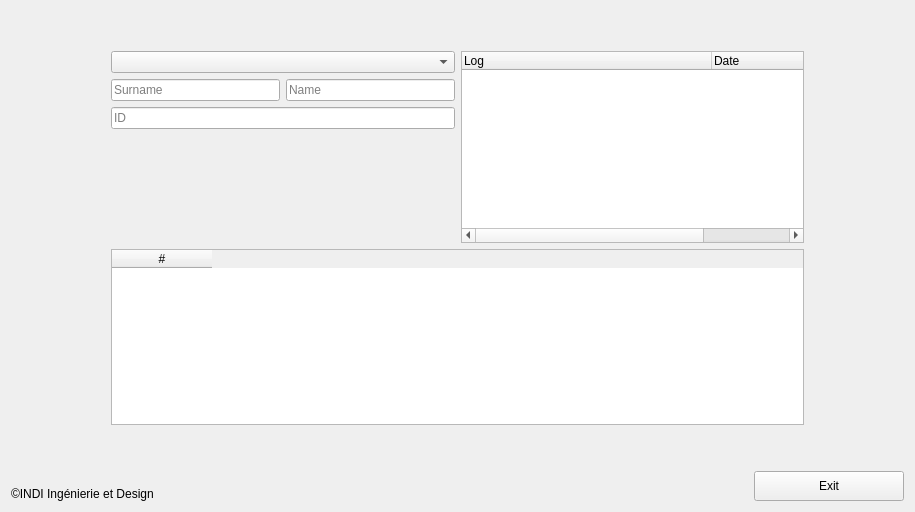
<?xml version="1.0" encoding="UTF-8"?>
<ui version="4.0">
 <class>LogView</class>
 <widget class="QWidget" name="LogView">
  <property name="geometry">
   <rect>
    <x>0</x>
    <y>0</y>
    <width>915</width>
    <height>512</height>
   </rect>
  </property>
  <property name="windowTitle">
   <string>Form</string>
  </property>
  <layout class="QHBoxLayout" name="horizontalLayout_3">
   <item>
    <layout class="QVBoxLayout" name="verticalLayout_2">
     <item>
      <spacer name="verticalSpacer_2">
       <property name="orientation">
        <enum>Qt::Vertical</enum>
       </property>
       <property name="sizeType">
        <enum>QSizePolicy::Fixed</enum>
       </property>
       <property name="sizeHint" stdset="0">
        <size>
         <width>20</width>
         <height>40</height>
        </size>
       </property>
      </spacer>
     </item>
     <item>
      <layout class="QVBoxLayout" name="verticalLayout">
       <item>
        <layout class="QHBoxLayout" name="horizontalLayout_5">
         <item>
          <spacer name="horizontalSpacer">
           <property name="orientation">
            <enum>Qt::Horizontal</enum>
           </property>
           <property name="sizeType">
            <enum>QSizePolicy::Preferred</enum>
           </property>
           <property name="sizeHint" stdset="0">
            <size>
             <width>100</width>
             <height>20</height>
            </size>
           </property>
          </spacer>
         </item>
         <item>
          <layout class="QGridLayout" name="gridLayout_2">
           <item row="0" column="0">
            <widget class="QComboBox" name="CB_user"/>
           </item>
           <item row="0" column="1" rowspan="4">
            <widget class="QTreeWidget" name="treeW_log">
             <property name="sizePolicy">
              <sizepolicy hsizetype="Expanding" vsizetype="Fixed">
               <horstretch>0</horstretch>
               <verstretch>0</verstretch>
              </sizepolicy>
             </property>
             <property name="minimumSize">
              <size>
               <width>337</width>
               <height>192</height>
              </size>
             </property>
             <property name="headerHidden">
              <bool>false</bool>
             </property>
             <attribute name="headerVisible">
              <bool>true</bool>
             </attribute>
             <attribute name="headerMinimumSectionSize">
              <number>220</number>
             </attribute>
             <attribute name="headerDefaultSectionSize">
              <number>250</number>
             </attribute>
             <column>
              <property name="text">
               <string>Log</string>
              </property>
             </column>
             <column>
              <property name="text">
               <string>Date</string>
              </property>
             </column>
            </widget>
           </item>
           <item row="2" column="0">
            <widget class="QLineEdit" name="TB_id">
             <property name="maxLength">
              <number>16</number>
             </property>
             <property name="readOnly">
              <bool>true</bool>
             </property>
             <property name="placeholderText">
              <string>ID</string>
             </property>
            </widget>
           </item>
           <item row="1" column="0">
            <layout class="QHBoxLayout" name="horizontalLayout">
             <item>
              <widget class="QLineEdit" name="TB_surname">
               <property name="readOnly">
                <bool>true</bool>
               </property>
               <property name="placeholderText">
                <string>Surname</string>
               </property>
              </widget>
             </item>
             <item>
              <widget class="QLineEdit" name="TB_name">
               <property name="readOnly">
                <bool>true</bool>
               </property>
               <property name="placeholderText">
                <string>Name</string>
               </property>
              </widget>
             </item>
            </layout>
           </item>
           <item row="4" column="0" colspan="2">
            <widget class="QTableWidget" name="TableW_log">
             <column>
              <property name="text">
               <string>#</string>
              </property>
             </column>
            </widget>
           </item>
          </layout>
         </item>
         <item>
          <spacer name="horizontalSpacer_2">
           <property name="orientation">
            <enum>Qt::Horizontal</enum>
           </property>
           <property name="sizeType">
            <enum>QSizePolicy::Preferred</enum>
           </property>
           <property name="sizeHint" stdset="0">
            <size>
             <width>100</width>
             <height>20</height>
            </size>
           </property>
          </spacer>
         </item>
        </layout>
       </item>
      </layout>
     </item>
     <item>
      <spacer name="verticalSpacer">
       <property name="orientation">
        <enum>Qt::Vertical</enum>
       </property>
       <property name="sizeType">
        <enum>QSizePolicy::Fixed</enum>
       </property>
       <property name="sizeHint" stdset="0">
        <size>
         <width>20</width>
         <height>40</height>
        </size>
       </property>
      </spacer>
     </item>
     <item>
      <layout class="QHBoxLayout" name="horizontalLayout_2">
       <item>
        <widget class="QLabel" name="label_4">
         <property name="text">
          <string>©INDI Ingénierie et Design</string>
         </property>
         <property name="alignment">
          <set>Qt::AlignBottom|Qt::AlignLeading|Qt::AlignLeft</set>
         </property>
        </widget>
       </item>
       <item>
        <spacer name="horizontalSpacer_5">
         <property name="orientation">
          <enum>Qt::Horizontal</enum>
         </property>
         <property name="sizeHint" stdset="0">
          <size>
           <width>532</width>
           <height>17</height>
          </size>
         </property>
        </spacer>
       </item>
       <item>
        <widget class="QPushButton" name="finishButton_2">
         <property name="minimumSize">
          <size>
           <width>150</width>
           <height>30</height>
          </size>
         </property>
         <property name="text">
          <string>Exit</string>
         </property>
        </widget>
       </item>
      </layout>
     </item>
    </layout>
   </item>
  </layout>
 </widget>
 <resources/>
 <connections/>
</ui>
